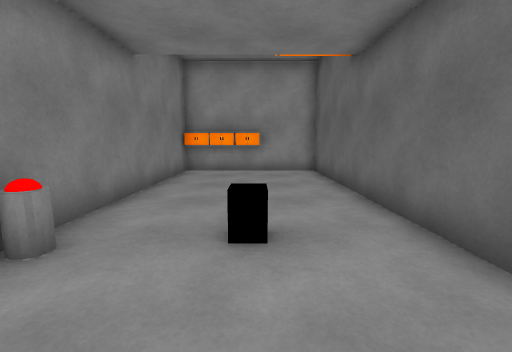
view 1 (above)

17 first-person views from a walk through a Unity game level. The camera is 1.3 m above the floor, tilts 8° down and sees 90° across. The floor is counted in squares, 1 m on a side. Each view is taken from the middle of a square. On the plan, view 1 faces up. The plan holds only what a view shows up to about 13 squares ahead; the rest is blank. The player is left out. Door leaves are left out, so doorways stand open. Some surface patterns are stand-ins.

view 2
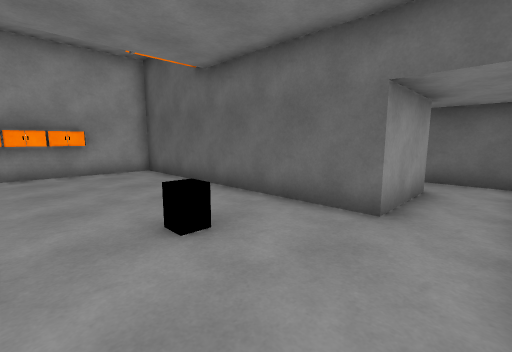

view 3
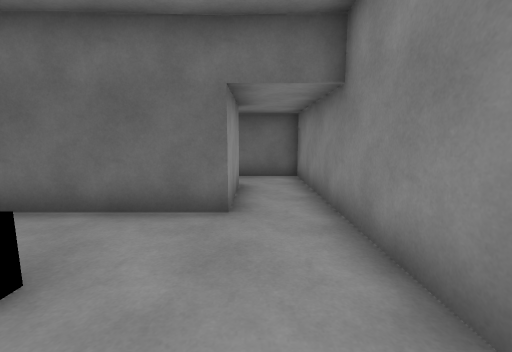

view 4
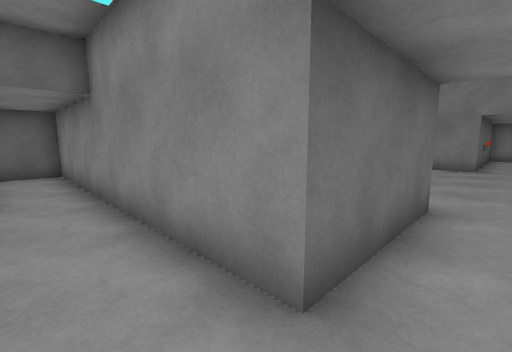

view 5
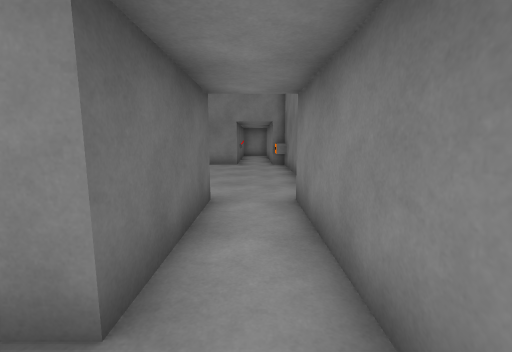

view 6
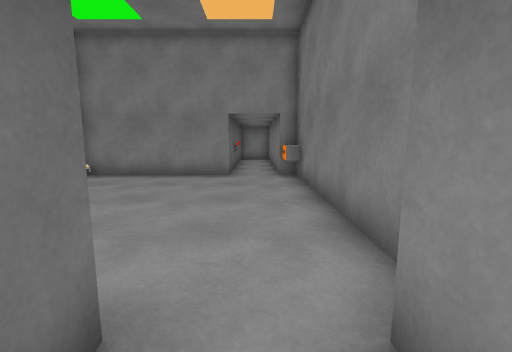

view 7
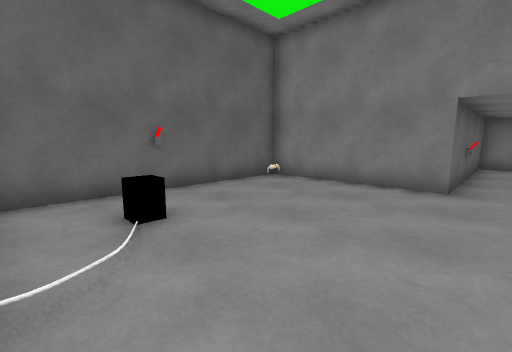

view 8
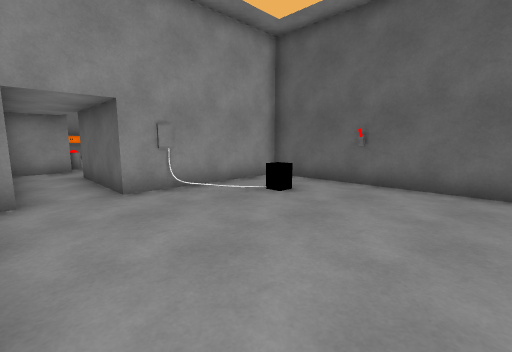

view 9
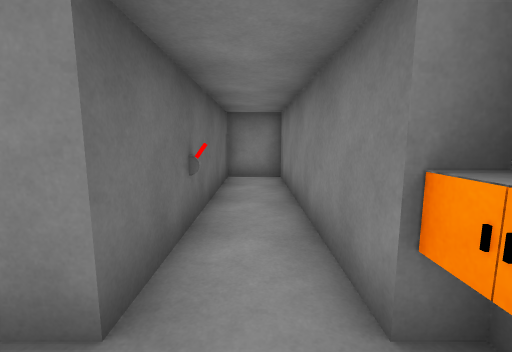

view 10
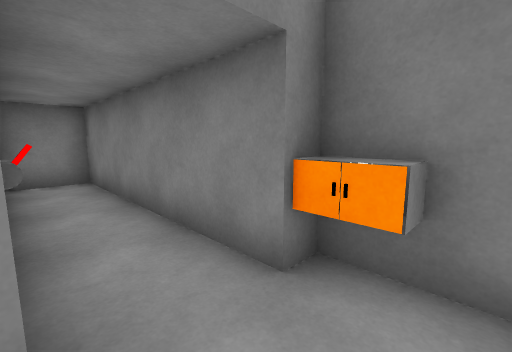

view 11
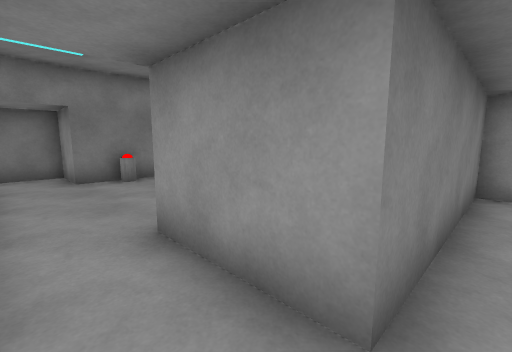

view 12
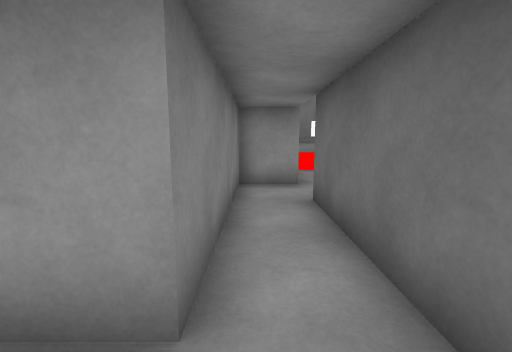

view 13
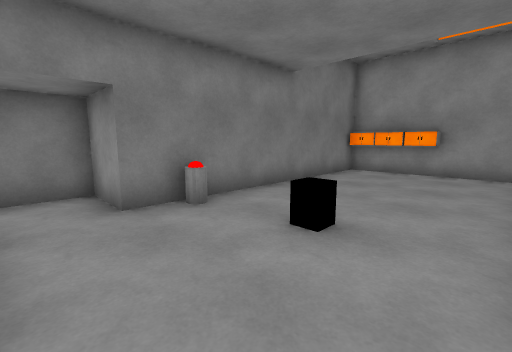

view 14
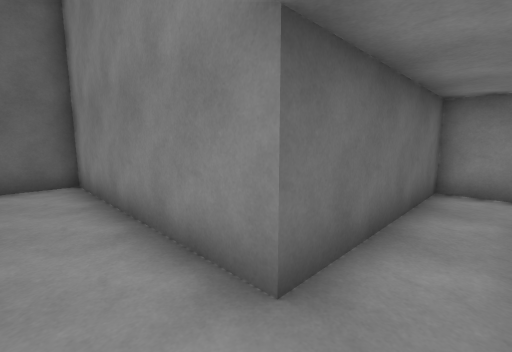

view 15
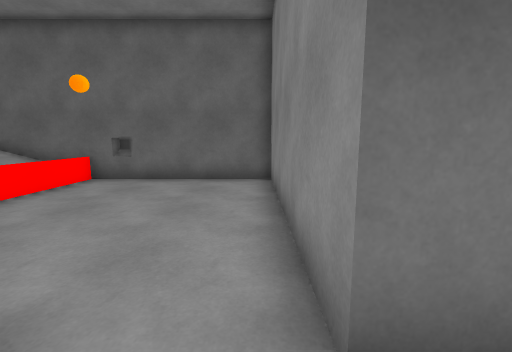

view 16
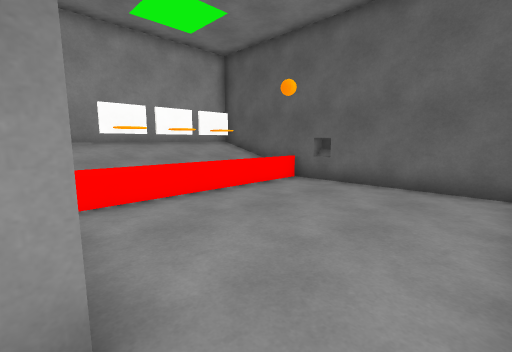

view 17
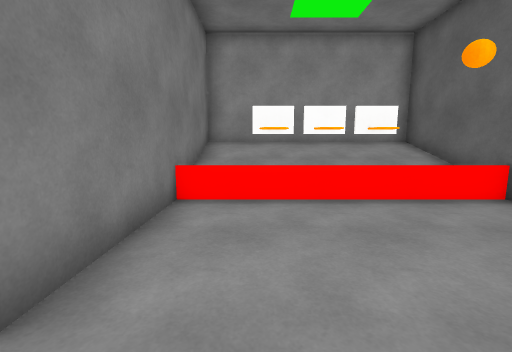

### Floor plan
Points are (right, up) in squares from view 1. A wall is a line through its corners. A room is listed if a view was taken in it or the views show most of it. See-through windows are left out.
Room 1 (views 1, 2, 3, 13)
walls: (2.5, 1.5) (2.5, 11) (0.4, 11); (-3, -0.5) (3, -0.5); (-2.4, 11) (-3, 11) (-3, 1.5)
ways out: opening at (-3, 0.5) to room 2; open door at (3, 0.5) to room 4
objects: other object (-3, 3); other object (-2, 11); other object (-1, 11); other object (0, 3); other object (0, 11)
Room 2 (views 4, 5, 6)
walls: (-3, 1.5) (-4.9, 1.5) (-4.9, -4.5); (-3, -4.5) (-3, -0.5)
ways out: opening at (-3, 0.5) to room 1; open door at (-4, -4) to room 3
Room 3 (views 7, 8, 9, 10)
walls: (-3, -12.5) (2.5, -12.5) (2.5, -4.5) (-3, -4.5); (-5.5, -5.5) (-5.5, -12.5) (-4.9, -12.5)
ways out: open door at (-4, -4) to room 2; open door at (-4, -13) to room 6
objects: other object (-5, -12); other object (-2, -4); other object (0, -7); other object (2, -8) to (3, -8)
Room 4 (views 11, 12, 14, 15)
walls: (6.4, 7.5) (5.5, 7.5) (5.5, 1.5) (2.5, 1.5); (3, -0.5) (7.3, -0.5) (7.3, 5.5)
ways out: open door at (3, 0.5) to room 1; opening at (7, 6.5) to room 5
Room 5 (views 16, 17)
walls: (7.3, 5.5) (14.5, 5.5) (14.5, 12.5); (15, 10.2) (15, 10.7); (7.3, 12) (7.3, 7.5) (6.4, 7.5)
low walls: (14.6, 11.5) (7.2, 11.5)
ways out: opening at (7, 6.5) to room 4
Room 6 (no view inside)
walls: (-4.9, -12.5) (-4.9, -20) (-3, -20) (-3, -12.5)
ways out: open door at (-4, -13) to room 3

Positions as (right, up) in squares from view 1, and headings:
1: (0, 0), facing up
2: (-2, 0), facing up-right
3: (-2, 1), facing right
4: (-4, 1), facing down-right
5: (-4, 1), facing down
6: (-4, -3), facing down
7: (-4, -5), facing down-right
8: (-5, -11), facing up-right
9: (-4, -11), facing down
10: (-3, -11), facing down-left
11: (6, 0), facing up-left
12: (6, 0), facing up
13: (2, 0), facing up-left
14: (6, 7), facing down-right
15: (6, 6), facing right
16: (7, 6), facing up-right
17: (9, 6), facing up
